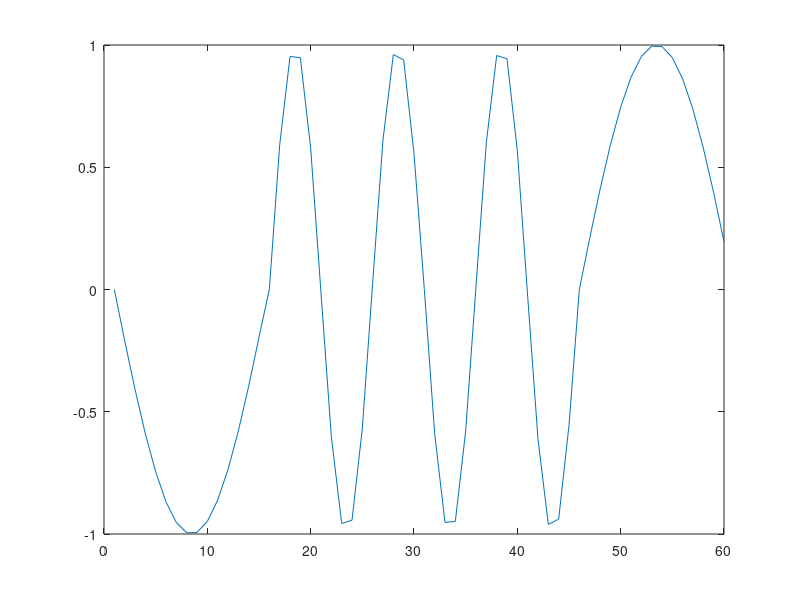

Here is the MATLAB script that generated this plot: (Note: this script raises an error after producing the figure.)
%% *COMPGV19: Assignment 6*
%
% Marta Betcke and Kiko Rul·lan
% 

%%
% *Exercise 3*
% Minimise the surface given by the boundary conditions using Algorithm 7.1

close all;
clear all;

%==============================
% Initialisation
%==============================
% Dimensions
q = 14; % dimension of interior square
n = q+2; % dimension of square with boundary
% Boundary
s = linspace(0,1-1/n,n-1);
leftBoundary   = sin(pi*s+pi);   % left boundary
rightBoundary  = sin(3*pi*s+pi); % right boundary
topBoundary    = sin(3*pi*s);    % top boundary
bottomBoundary = sin(pi*s);      % bottom boundary
bndFun = [leftBoundary topBoundary rightBoundary bottomBoundary];
figure, plot(bndFun);
% Indicies of the boundary nodes in counter clockwise order
bndInd = [1:q+2, (1:q)*(q+2) + ones(1,q)*(q+2), (q+1)*(q+2) + (q+2:-1:1), (q:-1:1)*(q+2) + ones(1,q)];
boundaryM = zeros(q+2,q+2);
boundaryM(bndInd(:)) = bndFun;
% Initialise surface to zero
x0 = zeros(q*q, 1);

%==============================
% Assign function handlers
%==============================
delta = 1e-2; % for computing numerical gradient
F.f = @(x) surfaceFunc_vector(x, boundaryM, q);   % Function handler
F.df = @(x) surfaceGrad(x, boundaryM, q, delta);  % Gradient handler
F.d2f = @(x) surfaceHess(x, boundaryM, q, delta); % Hessian handler

%==============================
% LS-Newton-CG
%==============================
% YOUR CODE HERE


%==============================
% BFGS
%==============================
% YOUR CODE HERE


%==============================
% TR-SR1
%==============================
% YOUR CODE HERE


%==============================
% Visualize convergence
%==============================
X = 0:1/(q+1):1;
Y = 0:1/(q+1):1;

% SUBSTITUTE INFO_EXAMPLE by the corresponding info structure from LS-Newton-CG, BFGS, TR-SR1 obtained in the minimisation. 
info_example.xs = zeros(q*q, 1);
visualizeSurface(info_example, X, Y, boundaryM, 'final'); 




